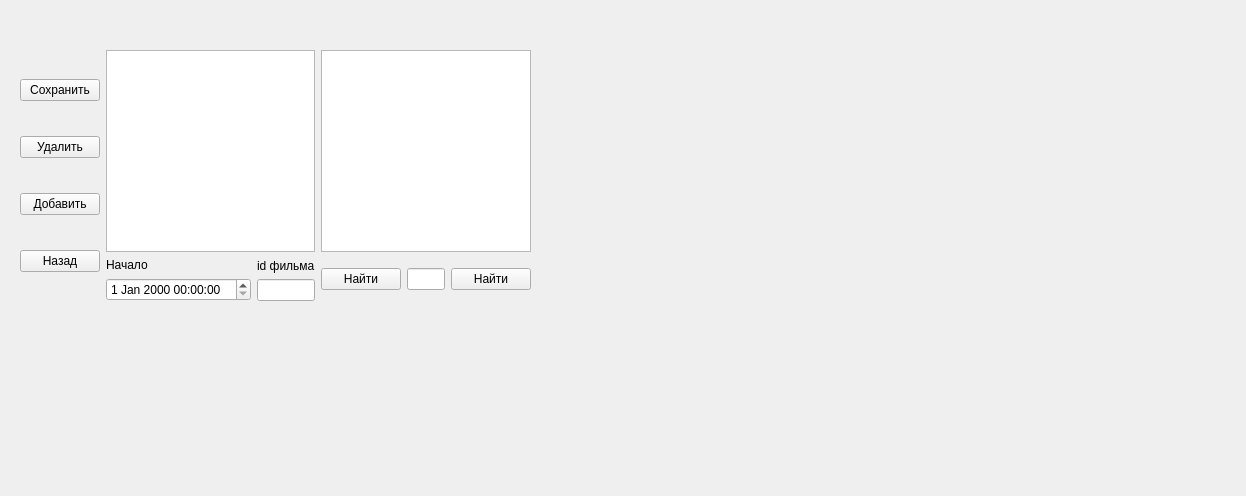
<?xml version="1.0" encoding="UTF-8"?>
<ui version="4.0">
 <class>Form</class>
 <widget class="QWidget" name="Form">
  <property name="geometry">
   <rect>
    <x>0</x>
    <y>0</y>
    <width>1246</width>
    <height>496</height>
   </rect>
  </property>
  <property name="windowTitle">
   <string>Form</string>
  </property>
  <widget class="QWidget" name="horizontalLayoutWidget">
   <property name="geometry">
    <rect>
     <x>20</x>
     <y>50</y>
     <width>511</width>
     <height>251</height>
    </rect>
   </property>
   <layout class="QHBoxLayout" name="horizontalLayout">
    <item>
     <layout class="QVBoxLayout" name="verticalLayout">
      <item>
       <widget class="QPushButton" name="pushButton_3">
        <property name="text">
         <string>Сохранить</string>
        </property>
       </widget>
      </item>
      <item>
       <widget class="QPushButton" name="pushButton_2">
        <property name="text">
         <string>Удалить</string>
        </property>
       </widget>
      </item>
      <item>
       <widget class="QPushButton" name="pushButton">
        <property name="text">
         <string>Добавить</string>
        </property>
       </widget>
      </item>
      <item>
       <widget class="QPushButton" name="pushButton_4">
        <property name="text">
         <string>Назад</string>
        </property>
       </widget>
      </item>
     </layout>
    </item>
    <item>
     <layout class="QVBoxLayout" name="verticalLayout_2">
      <item>
       <layout class="QHBoxLayout" name="horizontalLayout_3">
        <item>
         <widget class="QTableWidget" name="tableWidget"/>
        </item>
        <item>
         <widget class="QTableWidget" name="tableWidget_2"/>
        </item>
       </layout>
      </item>
      <item>
       <layout class="QHBoxLayout" name="horizontalLayout_2">
        <item>
         <layout class="QVBoxLayout" name="verticalLayout_3">
          <item>
           <widget class="QLabel" name="label_2">
            <property name="text">
             <string>Начало</string>
            </property>
           </widget>
          </item>
          <item>
           <widget class="QDateTimeEdit" name="dateTimeEdit"/>
          </item>
         </layout>
        </item>
        <item>
         <layout class="QVBoxLayout" name="verticalLayout_4">
          <item>
           <widget class="QLabel" name="label_3">
            <property name="text">
             <string>id фильма</string>
            </property>
           </widget>
          </item>
          <item>
           <widget class="QLineEdit" name="lineEdit"/>
          </item>
         </layout>
        </item>
        <item>
         <widget class="QPushButton" name="pushButton_5">
          <property name="text">
           <string>Найти</string>
          </property>
         </widget>
        </item>
        <item>
         <widget class="QLineEdit" name="lineEdit_2"/>
        </item>
        <item>
         <widget class="QPushButton" name="pushButton_6">
          <property name="text">
           <string>Найти</string>
          </property>
         </widget>
        </item>
       </layout>
      </item>
     </layout>
    </item>
   </layout>
  </widget>
 </widget>
 <resources/>
 <connections/>
</ui>
